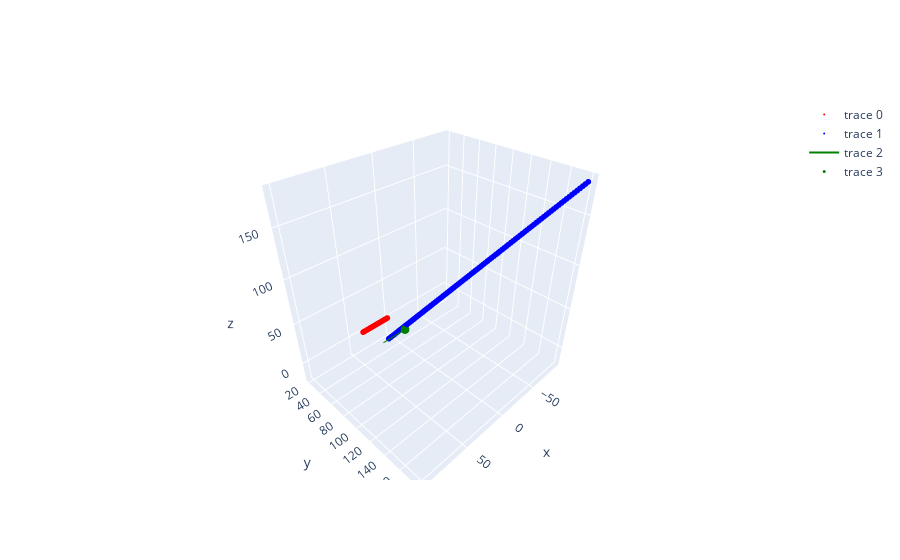

The notebook cell this image was saved under:
### Code cell
T = [[1, 0, 0, 0.5],
     [0, 1, 0, 50],
     [0, 0, 1, 1.2],
     [0, 0, 0, 1]]
T = np.array(T)

Rx = utils.Rx(np.pi/2)
Ry = utils.Ry(0)
Rz = utils.Rz(0)

T[:3,:3] = Rz @ Ry @ Rx


line1 = []
for i in range(1,101):
    x = i
    y = i + 20
    z = i
    line1.append([x, y, z])

line2 = []
for i in range(1,101):
    x = -i+10
    y = i*1.5 + 30
    z = i*2 - 20
    line2.append([x, y, z])


# plot the line1
fig = go.Figure()
x_coords = [point[0] for point in line1]
y_coords = [point[1] for point in line1]
z_coords = [point[2] for point in line1]
fig.add_trace(go.Scatter3d(x=x_coords, y=y_coords, z=z_coords, mode='markers', marker=dict(size=2, color='red')))

# plot the line2
x_coords = [point[0] for point in line2]
y_coords = [point[1] for point in line2]
z_coords = [point[2] for point in line2]
fig.add_trace(go.Scatter3d(x=x_coords, y=y_coords, z=z_coords, mode='markers', marker=dict(size=2, color='blue')))

# plot a vector that show the pose T
t = T[:3,3]
u = np.array([1, 0, 0])
rotated_u = T[:3,:3] @ u
rotated_u = rotated_u * 30
v = t + rotated_u
x_coords = [t[0], v[0]]
y_coords = [t[1], v[1]]
z_coords = [t[2], v[2]]
fig.add_trace(go.Scatter3d(x=x_coords, y=y_coords, z=z_coords, mode='lines', marker=dict(size=10, color='green')))
fig.add_trace(go.Scatter3d(x=[t[0]], y=[t[1]], z=[t[2]], mode='markers', marker=dict(size=3, color='green')))

fig.show()


# project the points onto the image plane
projected_points_line1 = []
for i in range(100):
    point = line1[i]
    
    image_point_hom, image_point = camera.project_point(point, T)
    if image_point_hom is None or image_point is None:
        continue
    
    projected_points_line1.append(image_point)

projected_points_line2 = []
for i in range(100):
    point = line2[i]

    image_point_hom, image_point = camera.project_point(point, T)
    if image_point_hom is None or image_point is None:
        continue
    
    projected_points_line2.append(image_point)

fig, ax = plt.subplots()
ax.imshow(np.ones((480, 640, 3)))
ax.scatter([point[0] for point in projected_points_line1], [point[1] for point in projected_points_line1], color='red', marker='.')
ax.scatter([point[0] for point in projected_points_line2], [point[1] for point in projected_points_line2], color='blue', marker='.')

plt.grid()
plt.show()

### Figure 1 — Plotly figure (JSON) as saved in the notebook; plotly's stock layout.template omitted (floating-point values rounded to 4 significant figures)
{"data": [{"marker": {"color": "red", "size": 2}, "mode": "markers", "type": "scatter3d", "x": [1, 2, 3, 4, 5, 6, 7, 8, 9, 10, 11, 12, 13, 14, 15, 16, 17, 18, 19, 20, 21, 22, 23, 24, 25, 26, 27, 28, 29, 30, 31, 32, 33, 34, 35, 36, 37, 38, 39, 40, 41, 42, 43, 44, 45, 46, 47, 48, 49, 50, 51, 52, 53, 54, 55, 56, 57, 58, 59, 60, 61, 62, 63, 64, 65, 66, 67, 68, 69, 70, 71, 72, 73, 74, 75, 76, 77, 78, 79, 80, 81, 82, 83, 84, 85, 86, 87, 88, 89, 90, 91, 92, 93, 94, 95, 96, 97, 98, 99, 100], "y": [21, 22, 23, 24, 25, 26, 27, 28, 29, 30, 31, 32, 33, 34, 35, 36, 37, 38, 39, 40, 41, 42, 43, 44, 45, 46, 47, 48, 49, 50, 51, 52, 53, 54, 55, 56, 57, 58, 59, 60, 61, 62, 63, 64, 65, 66, 67, 68, 69, 70, 71, 72, 73, 74, 75, 76, 77, 78, 79, 80, 81, 82, 83, 84, 85, 86, 87, 88, 89, 90, 91, 92, 93, 94, 95, 96, 97, 98, 99, 100, 101, 102, 103, 104, 105, 106, 107, 108, 109, 110, 111, 112, 113, 114, 115, 116, 117, 118, 119, 120], "z": [1, 2, 3, 4, 5, 6, 7, 8, 9, 10, 11, 12, 13, 14, 15, 16, 17, 18, 19, 20, 21, 22, 23, 24, 25, 26, 27, 28, 29, 30, 31, 32, 33, 34, 35, 36, 37, 38, 39, 40, 41, 42, 43, 44, 45, 46, 47, 48, 49, 50, 51, 52, 53, 54, 55, 56, 57, 58, 59, 60, 61, 62, 63, 64, 65, 66, 67, 68, 69, 70, 71, 72, 73, 74, 75, 76, 77, 78, 79, 80, 81, 82, 83, 84, 85, 86, 87, 88, 89, 90, 91, 92, 93, 94, 95, 96, 97, 98, 99, 100]}, {"marker": {"color": "blue", "size": 2}, "mode": "markers", "type": "scatter3d", "x": [9, 8, 7, 6, 5, 4, 3, 2, 1, 0, -1, -2, -3, -4, -5, -6, -7, -8, -9, -10, -11, -12, -13, -14, -15, -16, -17, -18, -19, -20, -21, -22, -23, -24, -25, -26, -27, -28, -29, -30, -31, -32, -33, -34, -35, -36, -37, -38, -39, -40, -41, -42, -43, -44, -45, -46, -47, -48, -49, -50, -51, -52, -53, -54, -55, -56, -57, -58, -59, -60, -61, -62, -63, -64, -65, -66, -67, -68, -69, -70, -71, -72, -73, -74, -75, -76, -77, -78, -79, -80, -81, -82, -83, -84, -85, -86, -87, -88, -89, -90], "y": [31.5, 33, 34.5, 36, 37.5, 39, 40.5, 42, 43.5, 45, 46.5, 48, 49.5, 51, 52.5, 54, 55.5, 57, 58.5, 60, 61.5, 63, 64.5, 66, 67.5, 69, 70.5, 72, 73.5, 75, 76.5, 78, 79.5, 81, 82.5, 84, 85.5, 87, 88.5, 90, 91.5, 93, 94.5, 96, 97.5, 99, 100.5, 102, 103.5, 105, 106.5, 108, 109.5, 111, 112.5, 114, 115.5, 117, 118.5, 120, 121.5, 123, 124.5, 126, 127.5, 129, 130.5, 132, 133.5, 135, 136.5, 138, 139.5, 141, 142.5, 144, 145.5, 147, 148.5, 150, 151.5, 153, 154.5, 156, 157.5, 159, 160.5, 162, 163.5, 165, 166.5, 168, 169.5, 171, 172.5, 174, 175.5, 177, 178.5, 180], "z": [-18, -16, -14, -12, -10, -8, -6, -4, -2, 0, 2, 4, 6, 8, 10, 12, 14, 16, 18, 20, 22, 24, 26, 28, 30, 32, 34, 36, 38, 40, 42, 44, 46, 48, 50, 52, 54, 56, 58, 60, 62, 64, 66, 68, 70, 72, 74, 76, 78, 80, 82, 84, 86, 88, 90, 92, 94, 96, 98, 100, 102, 104, 106, 108, 110, 112, 114, 116, 118, 120, 122, 124, 126, 128, 130, 132, 134, 136, 138, 140, 142, 144, 146, 148, 150, 152, 154, 156, 158, 160, 162, 164, 166, 168, 170, 172, 174, 176, 178, 180]}, {"marker": {"color": "green", "size": 10}, "mode": "lines", "type": "scatter3d", "x": [0.5, 30.5], "y": [50, 50], "z": [1.2, 1.2]}, {"marker": {"color": "green", "size": 3}, "mode": "markers", "type": "scatter3d", "x": [0.5], "y": [50], "z": [1.2]}], "layout": {}}
